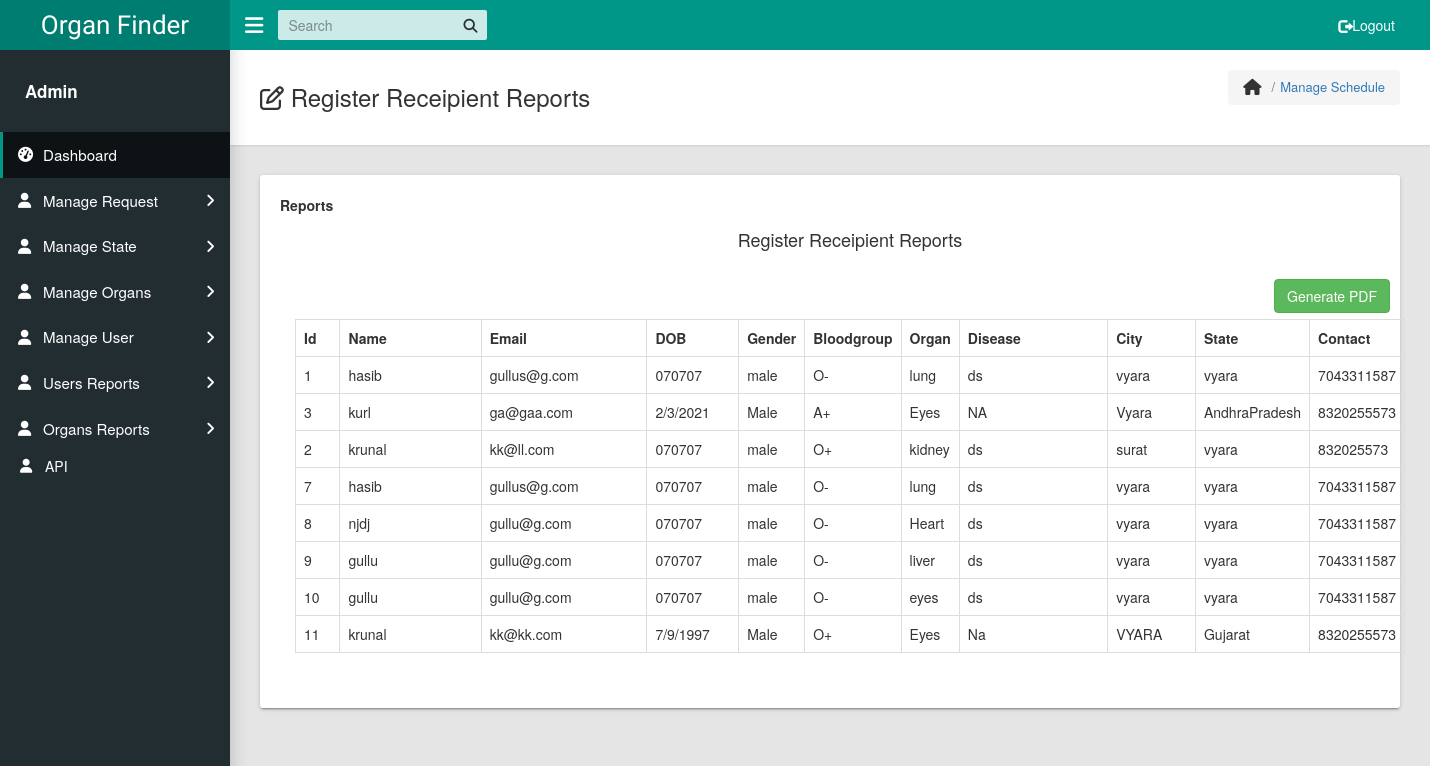
/reports/RegReceipientReport.php, run on the app's committed database.
### tables this page shows
CREATE TABLE `recreg` (
  `id` int(11) NOT NULL,
  `r_name` varchar(100) NOT NULL,
  `r_email` varchar(100) NOT NULL,
  `r_pass` varchar(100) NOT NULL,
  `r_dob` varchar(100) NOT NULL,
  `r_gender` varchar(100) NOT NULL,
  `r_bloodgroup` varchar(100) NOT NULL,
  `r_disease` varchar(100) NOT NULL,
  `r_state` varchar(100) NOT NULL,
  `r_category` varchar(100) NOT NULL,
  `r_city` varchar(100) NOT NULL,
  `r_contact` varchar(100) NOT NULL
);

### reports/RegReceipientReport.php (the view, shortened to what this page needs)
<?php
 function fetch_data()
 {
      $output = '';
    include "../config.php";
    $sql = "SELECT * FROM recreg ";
      $result = mysqli_query($conn, $sql);
      while($row = mysqli_fetch_array($result))
      {
      $output .= '<tr>
                          <td>'.$row["id"].'</td>
                          <td>'.$row["r_name"].'</td>
                          <td>'.$row["r_email"].'</td>
                          <td>'.$row["r_dob"].'</td>
                          <td>'.$row["r_gender"].'</td>
                          <td>'.$row["r_bloodgroup"].'</td>
                          <td>'.$row["r_category"].'</td>
                          <td>'.$row["r_disease"].'</td>
                          <td>'.$row["r_city"].'</td>
                          <td>'.$row["r_state"].'</td>
                          <td>'.$row["r_contact"].'</td>
                     </tr>
                          ';
      }
      return $output;
 }
 ?>
<!DOCTYPE html>
<html lang="en">
<head>
    <link rel="stylesheet" type="text/css" href="../css/main.css">
	<link rel="stylesheet" href="https://maxcdn.bootstrapcdn.com/bootstrap/3.4.0/css/bootstrap.min.css">
    <link rel="stylesheet" type="text/css" href="../../../maxcdn.bootstrapcdn.com/font-awesome/4.7.0/css/font-awesome.min.css">
  </head>
  <body class="app sidebar-mini rtl">
    <header class="app-header"><a class="app-header__logo" href="../dashboard.php">Organ Finder</a>
      <a class="app-sidebar__toggle" href="#" data-toggle="sidebar" aria-label="Hide Sidebar"></a>
      <ul class="app-nav">
        <li class="app-search">
          <input class="app-search__input" type="search" placeholder="Search">
          <button class="app-search__button"><i class="fa fa-search"></i></button>
        </li>
    			<li class="app-nav">
				<a class="treeview-item" href="logout.php"><i class="glyphicon glyphicon-log-out"></i> Logout</a>
				</li>
    </header>
    <aside class="app-sidebar">
      <div class="app-sidebar__user"><img class="app-sidebar__user-avatar" src="admin.png" alt="">
        <div>
          <p class="app-sidebar__user-name"><b>Admin</b></p>
        </div>
      </div>
      <ul class="app-menu">
        <li><a class="app-menu__item active" href="../dashboard.php"><i class="app-menu__icon fa fa-dashboard"></i><span class="app-menu__label">Dashboard</span></a></li>
	<li class="treeview"><a class="app-menu__item" href="#" data-toggle="treeview"><i class="app-menu__icon fa fa-user">
      </i><span class="app-menu__label">Manage Request</span><i class="treeview-indicator fa fa-angle-right"></i></a>
        </li>
        <li class="treeview"><a class="app-menu__item" href="#" data-toggle="treeview"><i class="app-menu__icon fa fa-user"></i><span class="app-menu__label">Manage State</span><i class="treeview-indicator fa fa-angle-right"></i></a>
        </li>
       <li class="treeview"><a class="app-menu__item" href="#" data-toggle="treeview"><i class="app-menu__icon fa fa-user"></i><span class="app-menu__label">Manage Organs</span><i class="treeview-indicator fa fa-angle-right"></i></a>
        </li>
        <li class="treeview"><a class="app-menu__item" href="#" data-toggle="treeview"><i class="app-menu__icon fa fa-user"></i><span class="app-menu__label">Manage User</span><i class="treeview-indicator fa fa-angle-right"></i></a>
        </li>
		<li class="treeview"><a class="app-menu__item" href="#" data-toggle="treeview"><i class="app-menu__icon fa fa-user"></i><span class="app-menu__label"> Users Reports</span><i class="treeview-indicator fa fa-angle-right"></i></a>
		  </li>
		  <li class="treeview"><a class="app-menu__item" href="#" data-toggle="treeview"><i class="app-menu__icon fa fa-user"></i>
		<span class="app-menu__label">Organs Reports</span><i class="treeview-indicator fa fa-angle-right"></i></a>
		  </li>
		  <li><a class="treeview-item" href="../api.php"><i class="app-menu__icon fa fa-user"></i> API</a></li>
      </ul>
    </aside>
	   <main class="app-content">
      <div class="app-title">
        <div>
          <h1><i class="fa fa-edit"></i> Register Receipient Reports</h1>
        </div>
        <ul class="app-breadcrumb breadcrumb">
          <li class="breadcrumb-item"><i class="fa fa-home fa-lg"></i></li>
          <li class="breadcrumb-item"><a href="#">Manage Schedule</a></li>
        </ul>
      </div>
      <div class="row">
        <div class="col-md-12">
          <div class="tile">
            <div class="row">
              <div class="col-lg-6">
                  <div class="form-group">
                  <label for="exampleSelect1">Reports</label>
            			<div class="container">
                 <h4 align="center">Register Receipient Reports</h4><br />
                 <div class="table-responsive">
                    <div class="col-md-12" align="right">
                     <form method="post">
                          <input type="submit" name="generate_pdf" class="btn btn-success" value="Generate PDF" />
                     </form>
                     </div>
                     <br/>
                     <br/>
                     <table class="table table-bordered">
                          <tr>
                               <th width="5%">Id</th>
                               <th width="20%">Name</th>
                               <th width="20%">Email</th>
                               <th width="10%">DOB</th>
                               <th width="5%">Gender</th>
                               <th width="5%">Bloodgroup</th>
                               <th width="5%">Organ</th>
                               <th width="20%">Disease</th>
                               <th width="10%">City</th>
                               <th width="10%">State</th>
                               <th width="15%">Contact</th>
                          </tr>
                     <?php
                     echo fetch_data();
                     ?>
                     </table>
                  	</div>
                  </div>
                </div>
            </div>
          </div>
        </div>
      </div>
    </main>
	</body>
</html>

### data on the page
recreg: id "1", r_name "hasib", r_email "gullus@g.com", r_dob "070707", r_gender "male", r_bloodgroup "O-", r_category "lung", r_disease "ds", r_city "vyara", r_state "vyara", r_contact "7043311587"
recreg: id "3", r_name "kurl", r_email "ga@gaa.com", r_dob "2/3/2021", r_gender "Male", r_bloodgroup "A+", r_category "Eyes", r_disease "NA", r_city "Vyara", r_state "AndhraPradesh", r_contact "8320255573"
recreg: id "2", r_name "krunal", r_email "kk@ll.com", r_dob "070707", r_gender "male", r_bloodgroup "O+", r_category "kidney", r_disease "ds", r_city "surat", r_state "vyara", r_contact "832025573"
recreg: id "7", r_name "hasib", r_email "gullus@g.com", r_dob "070707", r_gender "male", r_bloodgroup "O-", r_category "lung", r_disease "ds", r_city "vyara", r_state "vyara", r_contact "7043311587"
recreg: id "8", r_name "njdj", r_email "gullu@g.com", r_dob "070707", r_gender "male", r_bloodgroup "O-", r_category "Heart", r_disease "ds", r_city "vyara", r_state "vyara", r_contact "7043311587"
recreg: id "9", r_name "gullu", r_email "gullu@g.com", r_dob "070707", r_gender "male", r_bloodgroup "O-", r_category "liver", r_disease "ds", r_city "vyara", r_state "vyara", r_contact "7043311587"
recreg: id "10", r_name "gullu", r_email "gullu@g.com", r_dob "070707", r_gender "male", r_bloodgroup "O-", r_category "eyes", r_disease "ds", r_city "vyara", r_state "vyara", r_contact "7043311587"
recreg: id "11", r_name "krunal", r_email "kk@kk.com", r_dob "7/9/1997", r_gender "Male", r_bloodgroup "O+", r_category "Eyes", r_disease "Na", r_city "VYARA", r_state "Gujarat", r_contact "8320255573"
